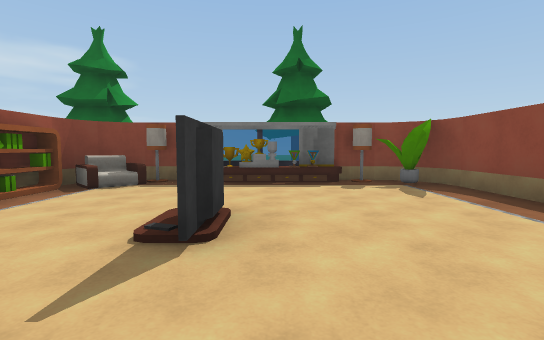
view 1 (above)

15 first-person views from a walk through a scene from a Unity 3-D project. The camera is 1.3 m above the floor, tilts 4° down and sees 85° across. Doors are open. The floor is counted in squares, 2 m on a side. Each view is taken from the middle of a square. On the plan, view 1 faces up. The plan holds only what a view shows up to about 9 squares ahead; the rest is blank. The place goes on beyond the plan. The player is left out. Surface patterns are stand-ins for the level's own textures.

view 2
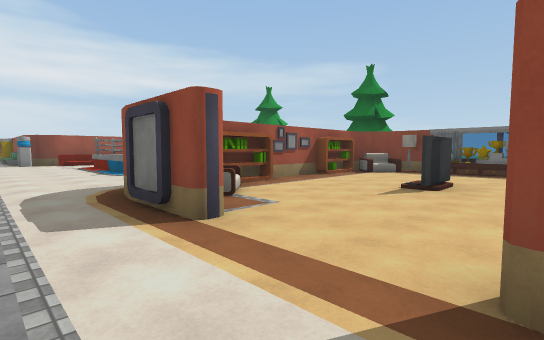

view 3
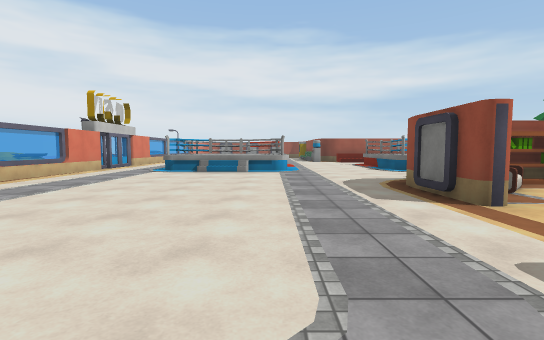

view 4
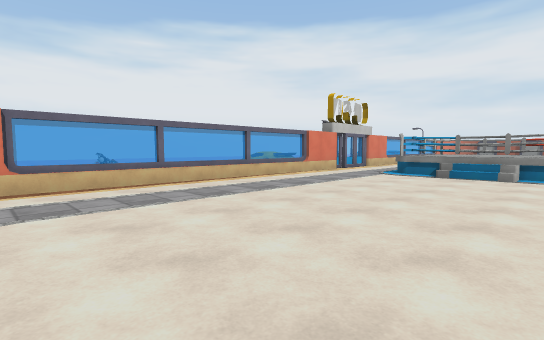

view 5
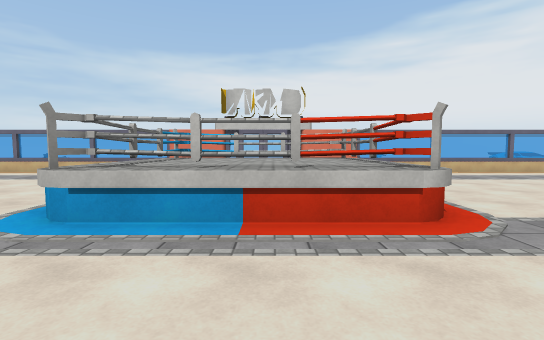

view 6
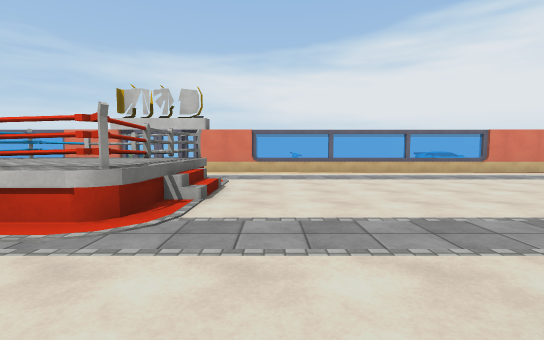

view 7
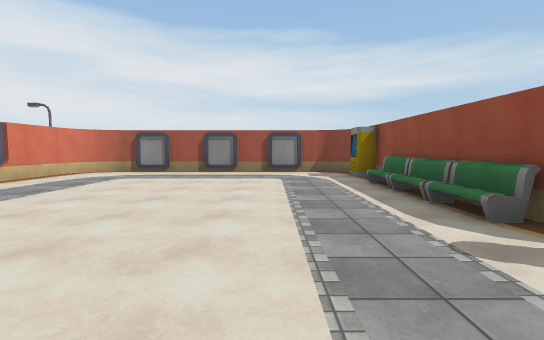

view 8
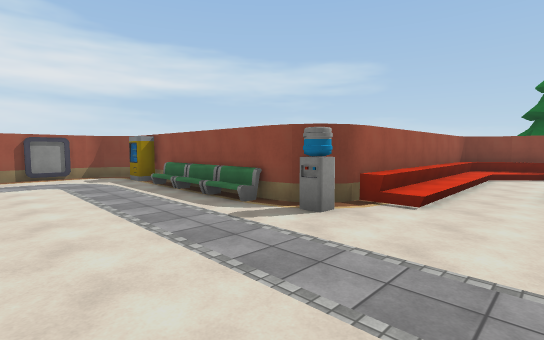

view 9
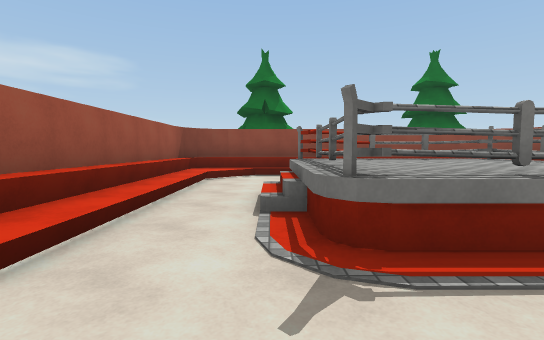

view 10
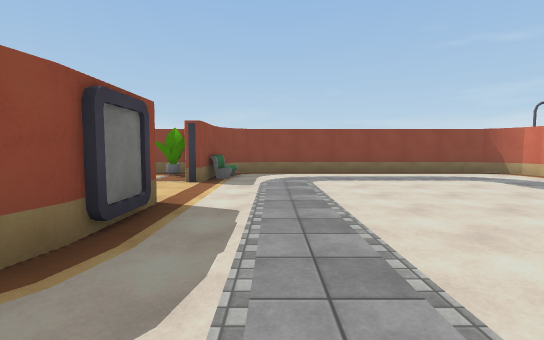

view 11
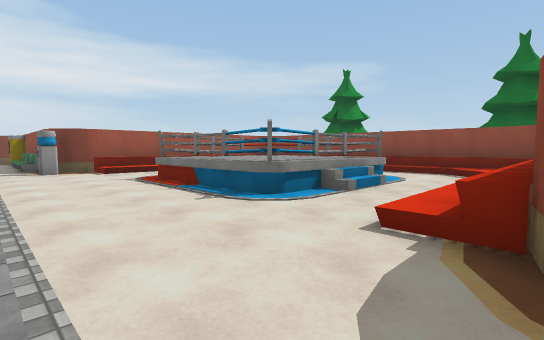

view 12
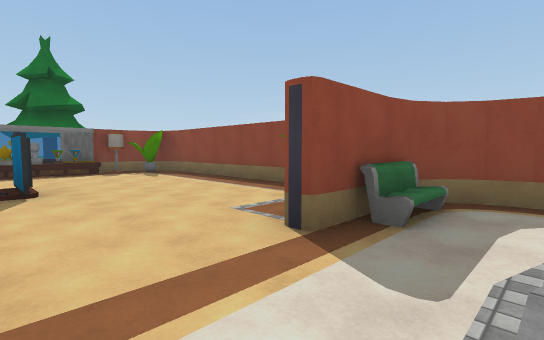

view 13
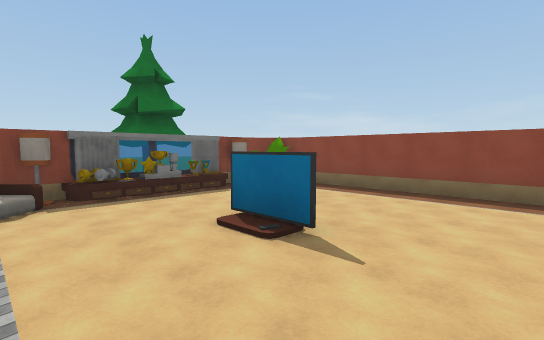

view 14
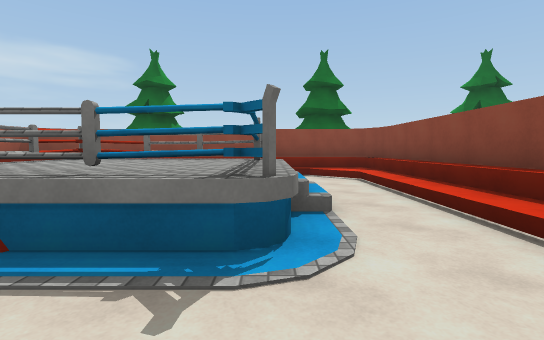

view 15
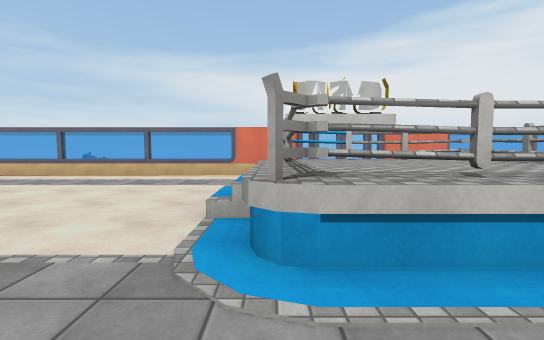

### Floor plan
Key: @ floor where view 1 was taken; # wall or solid block; . main floor; : floor 1 m higher than the main floor; / step, stairs or slope; D open door; = window, fence, low wall or low ledge; ^ raised ledge; A armchair; T TV; P painting; C car; M machine; W water cooler; B bench; O other object.
Columns run from 21 left of view 1 to 4 right of it. Each row starts with its distance up from view 1.
  9                       #
  8                       #
  7         ########## ####
  6        ##////////#A#O####
  5        #//.   .//#/......#
  4        #/..   ../O.......#
  3        #/..^^^^./P..T....#
  2        #/./^^^/./#..T....#
  1        #/./^^^/./O.......#
  0        #/..^^^^./#/..@.O.#
 -1    #^^^#.........#A.DD..##
 -2 #.M////WW.........##DD##B
 -3 #........................#
 -4 #..........^###..........#
 -5 #........./#://..........#
 -6 #........./#://..........#
 -7 #..........^###..........#
 -8 #..........   ...........#
 -9 #...........  ..........##
-10  ###===#==##O  #=#====###
-11               CC    O
-12               CC    O

Positions as (right, up) in squares from view 1, and headings:
1: (0, 0), facing up
2: (1, -3), facing up-left
3: (2, -4), facing left
4: (1, -4), facing down-left
5: (-9, -1), facing down
6: (-12, -1), facing down
7: (-12, -4), facing left
8: (-11, -5), facing up-left
9: (-11, -2), facing up
10: (-5, -3), facing right
11: (-4, -3), facing up-left
12: (-1, -3), facing up-right
13: (-3, 0), facing up-right
14: (-7, -2), facing up
15: (-7, -2), facing down
